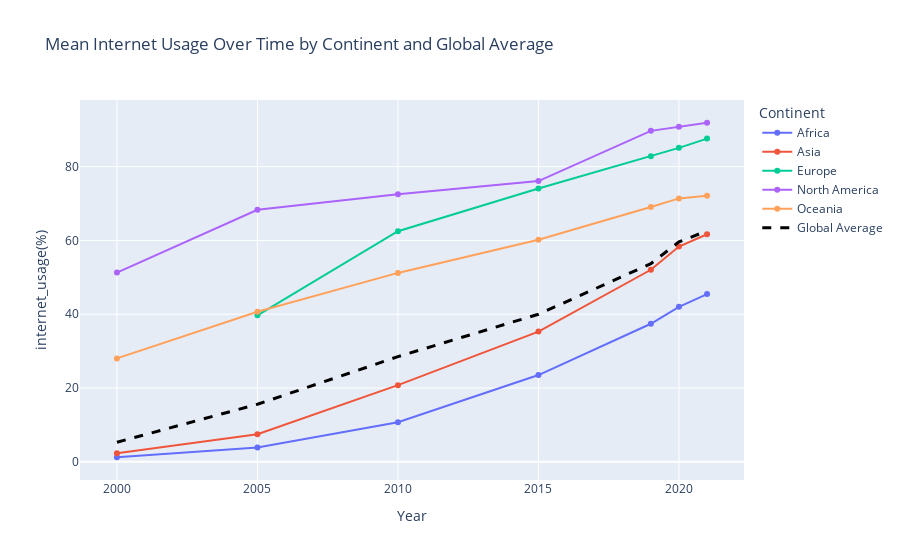

Here is the notebook cell this chart was saved with:
### Code cell
# Concatenating data from all continents
continent_data = pd.concat([african_internet, north_america_internet, asia_internet, europe_internet, Oceania_internet, australia_newzealand_internet, Micronesia_internet])

# Assigning a continent label based on the Region_Country_Area
continent_data['Continent'] = continent_data['Region_Country_Area'].apply(lambda x: 'Africa' if 'Africa' in x else
                                                                           'North America' if 'Northern America' in x else
                                                                           'Asia' if any(region in x for region in ['Central Asia', 'Eastern Asia', 'South-central Asia', 'South-eastern Asia', 'Southern Asia', 'Western Asia']) else
                                                                           'Europe' if 'Europe' in x else
                                                                           'Oceania' if any(region in x for region in ['Oceania', 'Australia and New Zealand', 'Micronesia']) else
                                                                           'Other')

# Grouping data by continent and year to calculate the mean internet usage for each year
mean_internet_usage = continent_data.groupby(['Continent', 'Year'])['internet_usage(%)'].mean().reset_index()

# global average for each year
global_avg = collective_internet_usage[collective_internet_usage['Region_Country_Area'] == 'Total, all countries or areas']



# Plotting the data using Plotly
fig = px.line(
    mean_internet_usage,
    x='Year',
    y='internet_usage(%)',
    color='Continent',
    markers=True,
    title='Mean Internet Usage Over Time by Continent and Global Average'
)
fig.add_trace(
    go.Line(
        x=global_avg['Year'],
        y=global_avg['internet_usage(%)'],
        mode='lines',
        name='Global Average',
        line=dict(color='black', width=3, dash='dash')
    )
)

fig.show()

### Figure 1 — Plotly figure (JSON) as saved in the notebook; plotly's stock layout.template omitted (floating-point values rounded to 4 significant figures)
{"data": [{"hovertemplate": "Continent=Africa<br>Year=%{x}<br>internet_usage(%)=%{y}<extra></extra>", "legendgroup": "Africa", "line": {"color": "#636efa", "dash": "solid"}, "marker": {"symbol": "circle"}, "mode": "lines+markers", "name": "Africa", "orientation": "v", "showlegend": true, "type": "scatter", "x": [2000, 2005, 2010, 2015, 2019, 2020, 2021], "xaxis": "x", "y": [1.233, 3.85, 10.7, 23.52, 37.42, 42.02, 45.45], "yaxis": "y"}, {"hovertemplate": "Continent=Asia<br>Year=%{x}<br>internet_usage(%)=%{y}<extra></extra>", "legendgroup": "Asia", "line": {"color": "#EF553B", "dash": "solid"}, "marker": {"symbol": "circle"}, "mode": "lines+markers", "name": "Asia", "orientation": "v", "showlegend": true, "type": "scatter", "x": [2000, 2005, 2010, 2015, 2019, 2020, 2021], "xaxis": "x", "y": [2.333, 7.467, 20.77, 35.3, 52.05, 58.35, 61.67], "yaxis": "y"}, {"hovertemplate": "Continent=Europe<br>Year=%{x}<br>internet_usage(%)=%{y}<extra></extra>", "legendgroup": "Europe", "line": {"color": "#00cc96", "dash": "solid"}, "marker": {"symbol": "circle"}, "mode": "lines+markers", "name": "Europe", "orientation": "v", "showlegend": true, "type": "scatter", "x": [2005, 2010, 2015, 2019, 2020, 2021], "xaxis": "x", "y": [39.7, 62.5, 74.1, 82.8, 85.1, 87.6], "yaxis": "y"}, {"hovertemplate": "Continent=North America<br>Year=%{x}<br>internet_usage(%)=%{y}<extra></extra>", "legendgroup": "North America", "line": {"color": "#ab63fa", "dash": "solid"}, "marker": {"symbol": "circle"}, "mode": "lines+markers", "name": "North America", "orientation": "v", "showlegend": true, "type": "scatter", "x": [2000, 2005, 2010, 2015, 2019, 2020, 2021], "xaxis": "x", "y": [51.3, 68.3, 72.5, 76.1, 89.7, 90.8, 91.9], "yaxis": "y"}, {"hovertemplate": "Continent=Oceania<br>Year=%{x}<br>internet_usage(%)=%{y}<extra></extra>", "legendgroup": "Oceania", "line": {"color": "#FFA15A", "dash": "solid"}, "marker": {"symbol": "circle"}, "mode": "lines+markers", "name": "Oceania", "orientation": "v", "showlegend": true, "type": "scatter", "x": [2000, 2005, 2010, 2015, 2019, 2020, 2021], "xaxis": "x", "y": [28.03, 40.67, 51.2, 60.17, 69.07, 71.4, 72.1], "yaxis": "y"}, {"line": {"color": "black", "dash": "dash", "width": 3}, "mode": "lines", "name": "Global Average", "type": "scatter", "x": [2000, 2005, 2010, 2015, 2019, 2020, 2021], "y": [5.3, 15.6, 28.5, 40, 53.7, 59.6, 62.6]}], "layout": {"legend": {"title": {"text": "Continent"}, "tracegroupgap": 0}, "title": {"text": "Mean Internet Usage Over Time by Continent and Global Average"}, "xaxis": {"anchor": "y", "domain": [0, 1], "title": {"text": "Year"}}, "yaxis": {"anchor": "x", "domain": [0, 1], "title": {"text": "internet_usage(%)"}}}}
